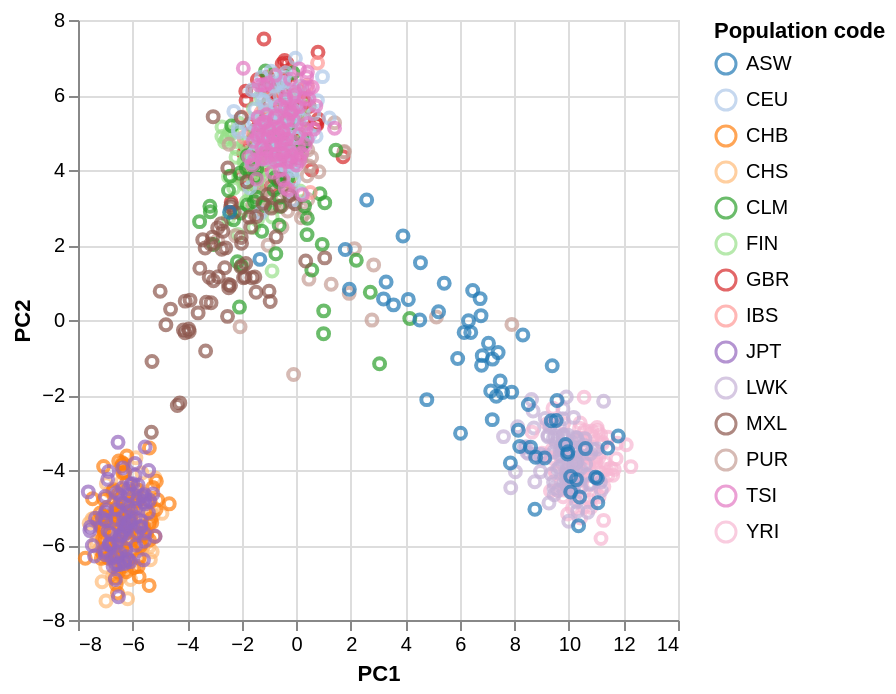

The code cell stored with this chart in its notebook:
### Code cell
# -*- coding: utf-8 -*-
"""PCA Analysis on Genetic Data"""

import pandas as pd
from sklearn.decomposition import PCA
import altair as alt

# Load data
df = pd.read_csv('matrix.csv')

# Rename first column if necessary
df.rename(columns={'Unnamed: 0': 'Sample'}, inplace=True)

# Exclude non-SNP columns
non_snp_columns = ['Population code', 'Sample']

# Select only SNP (numeric) data for PCA
df_snps = df.drop(columns=non_snp_columns, axis=1)

# Convert to numpy array
matrix = df_snps.to_numpy(dtype=float)  # Convert data to float type

# Apply PCA
pca = PCA(n_components=2)
to_plot = pca.fit_transform(matrix)

# Load population metadata
pop = pd.read_csv('igsr_populations.tsv', sep='\t')

# Merge PCA results with population data
df_plot = df[non_snp_columns].copy()
df_plot['PC1'] = to_plot[:, 0]
df_plot['PC2'] = to_plot[:, 1]

# Merge with population metadata
df_plot = df_plot.merge(pop, on='Population code', how='inner')

# Altair visualization (Only the correct plot remains)
chart = alt.Chart(df_plot).mark_point().encode(
    x='PC1',
    y='PC2',
    color=alt.Color('Population code', scale=alt.Scale(scheme='category20'))
)

chart

### Figure 1 — Vega-Lite specification as saved in the notebook (floating-point values rounded to 4 significant figures; data arrays with more than 128 entries replaced by an {"elided": "..."} marker saying what was removed)
{"config": {"view": {"continuousWidth": 300, "continuousHeight": 300}}, "data": {"name": "data-7b5c8d4b930e6bcc1dcaeebb4e177558"}, "mark": {"type": "point"}, "encoding": {"color": {"field": "Population code", "scale": {"scheme": "category20"}, "type": "nominal"}, "x": {"field": "PC1", "type": "quantitative"}, "y": {"field": "PC2", "type": "quantitative"}}, "$schema": "https://vega.github.io/schema/vega-lite/v5.20.1.json", "datasets": {"data-7b5c8d4b930e6bcc1dcaeebb4e177558": {"elided": "1092 records"}}}
